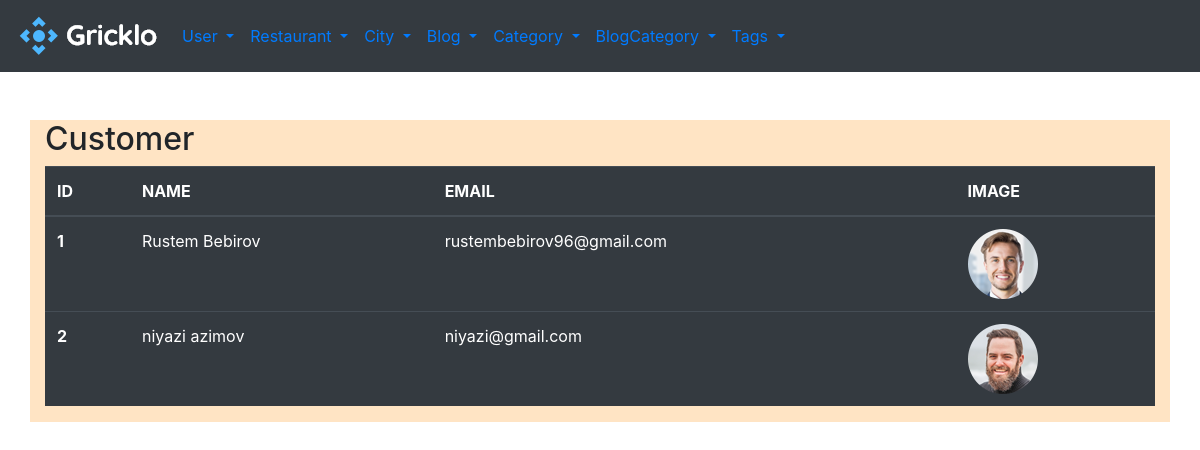
The app's page /admin/customerlist with its own data.
### gricklo/models.py (models this page shows, shortened)
class User(db.Model, UserMixin):
    __tablename__ = "user"
    id = db.Column(db.Integer, primary_key=True)
    name = db.Column(db.String(20),nullable=False)
    email = db.Column(db.String(25), unique=True, nullable=False)
    password = db.Column(db.String(25), unique=True, nullable=False)
    image = db.Column(db.String(50),default='user.png')
    orders = db.relationship('Order',backref='owners',lazy=True, cascade="all,delete")
    comments =db.relationship('Comment',backref='authors',lazy=True, cascade="all,delete")
    user_post = db.relationship('UserPost',backref='users',lazy=True, cascade="all,delete")

### gricklo/controlers.py (the view)
@app.route('/admin/customerlist')
def customerlist():
    users = User.query.all()
    return render_template('admin/customerlist.html', users=users)

### gricklo/templates/admin/customerlist.html
{% extends "admin/base.html"%}
{% block content%}
<h2>Customer</h2>
  <table class="table table-dark">
    <thead>
      <tr>
        <th scope="col">ID</th>
        <th scope="col">NAME</th>
        <th scope="col">EMAIL</th>
        <th scope="col">IMAGE</th>
      </tr>
    </thead>
    <tbody>
        {% for user in users %}
        <tr>
            <th scope="row">{{user.id}}</th>
            <td>{{user.name}}</td>
            <td>{{user.email}}</td>
            <td><img src="/static/uploads/{{user.image}}" alt=""></td>
          </tr>
        {% endfor %}
    </tbody>
  </table>
{% endblock %}

### records on screen
User: id "1", name "Rustem Bebirov", email "rustembebirov96@gmail.com", image (picture)
User: id "2", name "niyazi azimov", email "niyazi@gmail.com", image (picture)
